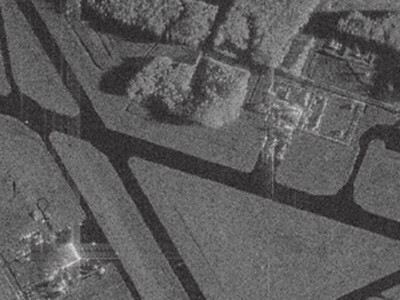
#> input picture Practice_4/sar_1 (1).jpg, 400 x 300 px
$ jupyter execute DE_IP_2024_Task_4_HW.ipynb
#> lines starting #> are read from the running program, lines starting #| are printed output that depends on the picture; after the words box and inside, x2 and y2 are one past the last pixel; in counts of white or black regions, pixels touching at a corner belong together
Задание 1

[cell 1]
from collections import deque
from pathlib import Path

import cv2
import numpy as np
import matplotlib.pyplot as plt

sar_path = Path('sar_1 (1).jpg')
if not sar_path.exists():
    raise FileNotFoundError(sar_path)

sar_color = cv2.imread(str(sar_path))
#> sar_color is the input picture: shape (300, 400, 3); mean B, G, R 91.8, 91.6, 92.1
if sar_color is None:
    raise ValueError(f'Не удалось открыть {sar_path}')

sar_gray = cv2.cvtColor(sar_color, cv2.COLOR_BGR2GRAY)
sar_gray = cv2.resize(sar_gray, (0, 0), fx=0.5, fy=0.5)
#> sar_gray: shape (150, 200)

plt.figure(figsize=(8, 5))
plt.imshow(sar_gray, cmap='gray')
plt.title(f'Исходное изображение — {sar_gray.shape[1]} × {sar_gray.shape[0]}')
plt.axis('off')
plt.show()

[cell 2]
def grow_region(gray, seed, threshold, criterion='mean'):
    height, width = gray.shape
    sy, sx = seed
    if not (0 <= sy < height and 0 <= sx < width):
        raise ValueError(f'Точка {seed} вне изображения {gray.shape}')
    if criterion not in ('mean', 'seed'):
        raise ValueError("criterion должен быть 'mean' или 'seed'")

    selected = np.zeros((height, width), dtype=np.uint8)
    selected[sy, sx] = 1
    pending = deque([(sy, sx)])

    region_sum = float(gray[sy, sx])
    region_size = 1
    seed_intensity = float(gray[sy, sx])

    while pending:
        y, x = pending.popleft()
        for ny, nx in ((y-1, x), (y+1, x), (y, x-1), (y, x+1)):
            if not (0 <= ny < height and 0 <= nx < width):
                continue
            if selected[ny, nx]:
                continue

            reference = region_sum / region_size if criterion == 'mean' else seed_intensity
            intensity = float(gray[ny, nx])
            if abs(intensity - reference) <= threshold:
                selected[ny, nx] = 1
                pending.append((ny, nx))
                region_sum += intensity
                region_size += 1

    return selected * 255

[cell 3]
seed_point = (115, 115)
thresholds = [12, 20, 30, 40]

fig, axes = plt.subplots(1, 5, figsize=(18, 4))
axes[0].imshow(sar_gray, cmap='gray')
axes[0].scatter(seed_point[1], seed_point[0], color='red', s=35)
axes[0].set_title('Исходное + семя')

for ax, T in zip(axes[1:], thresholds):
    result = grow_region(sar_gray, seed_point, T, criterion='mean')
    ax.imshow(result, cmap='gray', vmin=0, vmax=255)
    ax.set_title(f'T = {T}, пикселей: {np.count_nonzero(result)}')
#> this loop made 4 passes
#> pass 1, `result = grow_region(sar_gray, seed_point, T, criterion='mean')`:
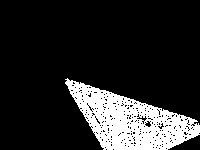
#> result: shape (150, 200); 15.9% white; 1 white region, box (x1, y1, x2, y2) and area: (65, 78, 200, 150) 4776
#> after the loop:
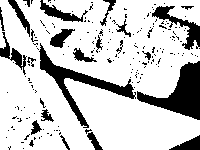
#> result: shape (150, 200); 78.7% white; 194 black regions (170 under 20 px), largest, box (x1, y1, x2, y2) and area: (137, 61, 200, 120) 1620, (39, 43, 136, 128) 1407, (152, 6, 200, 50) 602

for ax in axes:
    ax.axis('off')
plt.tight_layout()
plt.show()

[cell 4]
best_T = 20
lawn_mask = grow_region(sar_gray, seed_point, best_T, criterion='mean')
#> in grow_region (call 5), `selected = np.zeros((height, width), dtype=np.uint8)`: selected: shape (150, 200); every value is 0
#> in grow_region (call 5), `selected[sy, sx] = 1`: selected: shape (150, 200); values 0 (black) and 1 (white), 0% white in thin lines or dots, all inside (x1, y1, x2, y2) = (115, 115, 116, 116)
#> after the loop in grow_region (call 5), `while pending:`:
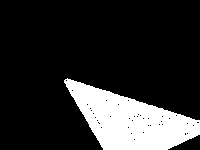
#> selected: shape (150, 200); values 0 (black) and 1 (white), 17.7% white; 1 white region, box (x1, y1, x2, y2) and area: (64, 78, 200, 150) 5298
#> after the loop in grow_region (call 5), `while pending:`: region_size = 5298; region_sum = 557299

fig, axes = plt.subplots(1, 3, figsize=(14, 4))
axes[0].imshow(sar_gray, cmap='gray')
axes[0].scatter(seed_point[1], seed_point[0], color='red', s=30)
axes[0].set_title('Исходное изображение')
axes[1].imshow(lawn_mask, cmap='gray', vmin=0, vmax=255)
axes[1].set_title(f'Маска, T = {best_T}')

highlight = cv2.cvtColor(sar_gray, cv2.COLOR_GRAY2RGB)
highlight[lawn_mask > 0] = (
    0.45 * highlight[lawn_mask > 0] + 0.55 * np.array([255, 60, 60])
).astype(np.uint8)
#> highlight: shape (150, 200, 3); mean B, G, R 106.4, 87.5, 87.5
axes[2].imshow(highlight)
axes[2].set_title('Выделенный регион на изображении')
for ax in axes:
    ax.axis('off')
plt.tight_layout()
plt.show()
#> figure, not shown here; B, G, R data is drawn as R, G, B
print('Площадь выделенного региона:', np.count_nonzero(lawn_mask), 'пикселей')
#| Площадь выделенного региона: 5298 пикселей

Задание 2

[cell 5]
mask_mean = grow_region(sar_gray, seed_point, best_T, criterion='mean')
mask_seed = grow_region(sar_gray, seed_point, best_T, criterion='seed')
#> in grow_region (call 7), `region_sum = float(gray[sy, sx])`: region_sum = 116
#> after the loop in grow_region (call 7), `while pending:`:
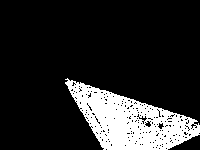
#> selected: shape (150, 200); values 0 (black) and 1 (white), 16.1% white; 1 white region, box (x1, y1, x2, y2) and area: (65, 78, 200, 150) 4837
#> after the loop in grow_region (call 7), `while pending:`: region_size = 4837; region_sum = 514895

fig, axes = plt.subplots(1, 3, figsize=(13, 4))
axes[0].imshow(sar_gray, cmap='gray')
axes[0].scatter(seed_point[1], seed_point[0], color='red', s=30)
axes[0].set_title('Исходное изображение')
axes[1].imshow(mask_mean, cmap='gray', vmin=0, vmax=255)
axes[1].set_title('Критерий средней яркости')
axes[2].imshow(mask_seed, cmap='gray', vmin=0, vmax=255)
axes[2].set_title('Критерий яркости семени')
for ax in axes:
    ax.axis('off')
plt.tight_layout()
plt.show()
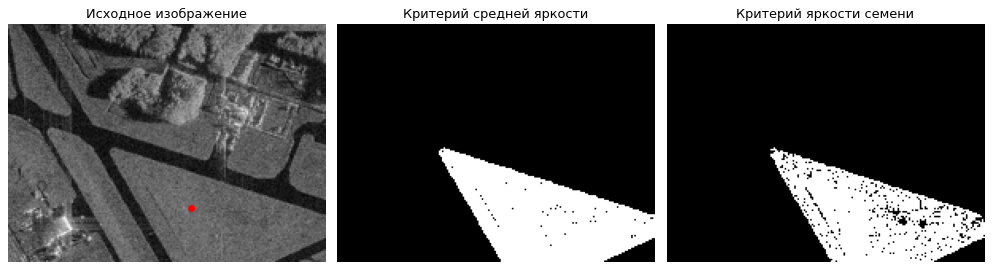
#> figure drawn by matplotlib, 3 panels

n_mean = np.count_nonzero(mask_mean)
#> n_mean = 5298
n_seed = np.count_nonzero(mask_seed)
#> n_seed = 4837
intersection = np.count_nonzero((mask_mean > 0) & (mask_seed > 0))
#> intersection = 4834
union = np.count_nonzero((mask_mean > 0) | (mask_seed > 0))
#> union = 5301
print(f'Площадь региона (средняя яркость): {n_mean} пикселей')
#| Площадь региона (средняя яркость): 5298 пикселей
print(f'Площадь региона (яркость начальной точки): {n_seed} пикселей')
#| Площадь региона (яркость начальной точки): 4837 пикселей
print(f'Совпадение масок (IoU): {intersection / union:.3f}' if union else 'Обе маски пусты')
#| Совпадение масок (IoU): 0.912

Задание 3

[cell 6]
palm_path = Path('palm_1.JPG')
if not palm_path.exists():
    raise FileNotFoundError(palm_path)

palms = cv2.imread(str(palm_path))
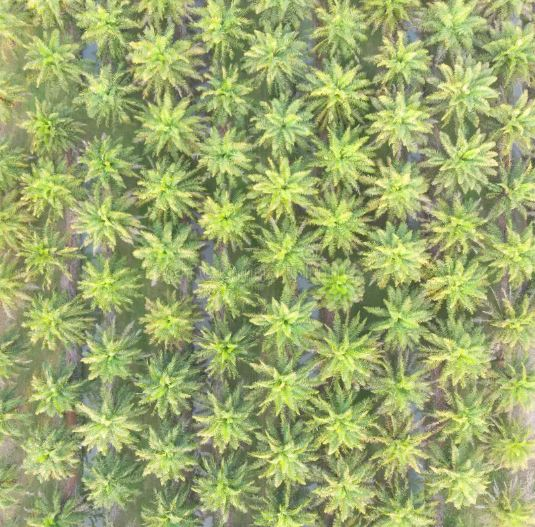
#> input picture Practice_4/palm_1.JPG, 535 x 527 px
#> palms is the input picture: shape (527, 535, 3); mean B, G, R 109.6, 169.5, 156.4
if palms is None:
    raise ValueError(f'Не удалось прочитать {palm_path}')

palm_gray = cv2.cvtColor(palms, cv2.COLOR_BGR2GRAY)
plt.figure(figsize=(7, 5))
plt.imshow(cv2.cvtColor(palms, cv2.COLOR_BGR2RGB))
plt.title('Исходное изображение пальм')
plt.axis('off')
plt.show()

[cell 7]
invert_binary = False
peak_fraction = 0.35
min_region_area = 15

binary_mode = cv2.THRESH_BINARY_INV if invert_binary else cv2.THRESH_BINARY
_, binary = cv2.threshold(palm_gray, 0, 255, binary_mode + cv2.THRESH_OTSU)
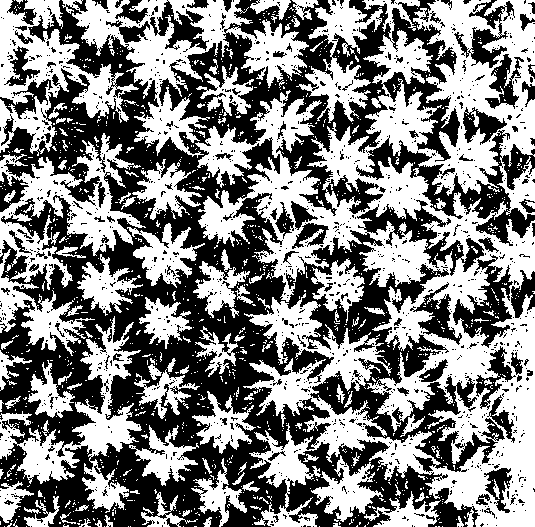
#> binary: shape (527, 535); 50.5% white; 1243 black regions (1144 under 20 px), largest, box (x1, y1, x2, y2) and area: (0, 0, 505, 527) 113087, (356, 130, 535, 246) 5290, (453, 254, 513, 348) 2222

kernel = np.ones((3, 3), dtype=np.uint8)
#> kernel = [[1, 1, 1], [1, 1, 1], [1, 1, 1]]
cleaned = cv2.morphologyEx(binary, cv2.MORPH_OPEN, kernel)
#> cleaned: shape (527, 535); 43.2% white; 392 white regions (156 under 20 px), largest, box (x1, y1, x2, y2) and area: (366, 0, 535, 193) 12959, (424, 298, 535, 527) 11014, (247, 156, 365, 282) 5084
sure_background = cv2.dilate(cleaned, kernel, iterations=2)
#> sure_background: shape (527, 535); 69.2% white; 181 black regions (116 under 20 px), largest, box (x1, y1, x2, y2) and area: (0, 8, 473, 527) 59695, (313, 209, 444, 438) 5969, (455, 263, 535, 344) 1954

distance = cv2.distanceTransform(cleaned, cv2.DIST_L2, 5)
_, sure_foreground = cv2.threshold(distance, peak_fraction * distance.max(), 255, cv2.THRESH_BINARY)
#> sure_foreground: shape (527, 535) float32; 1.4% white; 96 white regions (60 under 20 px), largest, box (x1, y1, x2, y2) and area: (506, 392, 535, 482) 1042, (503, 492, 535, 527) 388, (462, 474, 480, 500) 233
sure_foreground = sure_foreground.astype(np.uint8)
unknown = cv2.subtract(sure_background, sure_foreground)

_, markers = cv2.connectedComponents(sure_foreground)
#> markers: shape (527, 535) int32; 97 distinct labels, from 0 to 96
markers = markers + 1
#> markers: shape (527, 535) int32; 97 distinct labels, from 1 to 97
markers[unknown > 0] = 0
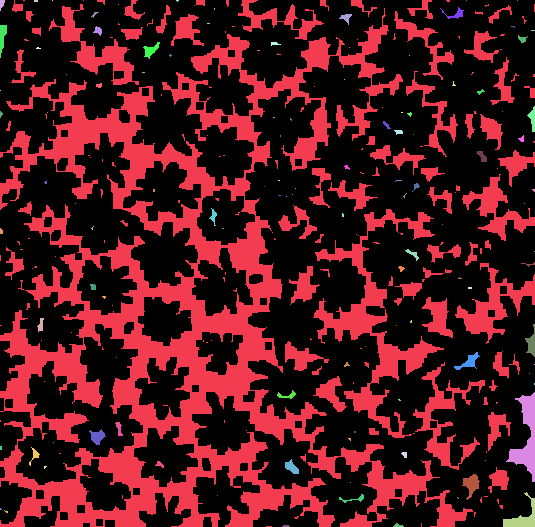
#> markers: shape (527, 535) int32; 98 distinct labels, from 0 to 97; one colour per label, 0 black
markers = cv2.watershed(palms.copy(), markers.astype(np.int32))
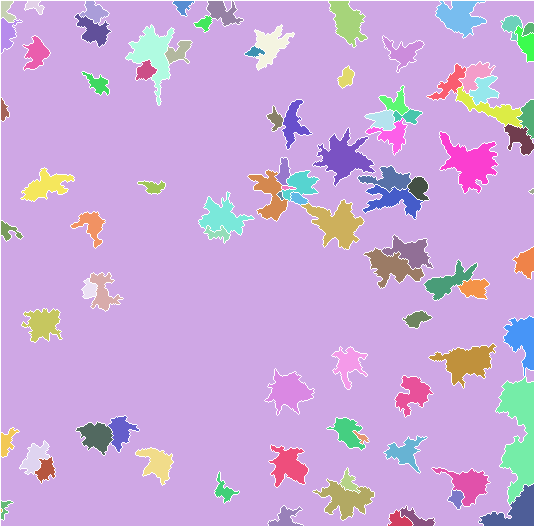
#> markers: shape (527, 535) int32; 92 distinct labels, from -1 to 97; one colour per label, 0 black, -1 white

areas = {int(label): int(np.count_nonzero(markers == label))
         for label in np.unique(markers) if label > 1}
#> areas = 90 items
valid_labels = [label for label, area in areas.items() if area >= min_region_area]
#> valid_labels = 89 values from 2 to 97

annotated = cv2.cvtColor(palms, cv2.COLOR_BGR2RGB)
annotated[markers == -1] = [255, 0, 0]
#> annotated: shape (527, 535, 3); mean R, G, B 159.6, 162.1, 105
for index, label in enumerate(valid_labels, 1):
    ys, xs = np.where(markers == label)
    cy, cx = int(ys.mean()), int(xs.mean())
    cv2.putText(annotated, str(index), (cx, cy), cv2.FONT_HERSHEY_SIMPLEX,
                0.5, (255, 255, 0), 1, cv2.LINE_AA)
#> this loop made 89 passes
#> (label, cy, cx) on passes 1 to 12: (2, 10, 6), (3, 5, 34), (5, 5, 182), (7, 16, 459), (8, 12, 222), (9, 11, 93), (10, 20, 347), (11, 22, 204), (12, 33, 6), (13, 30, 92), (14, 24, 511), (15, 28, 528)
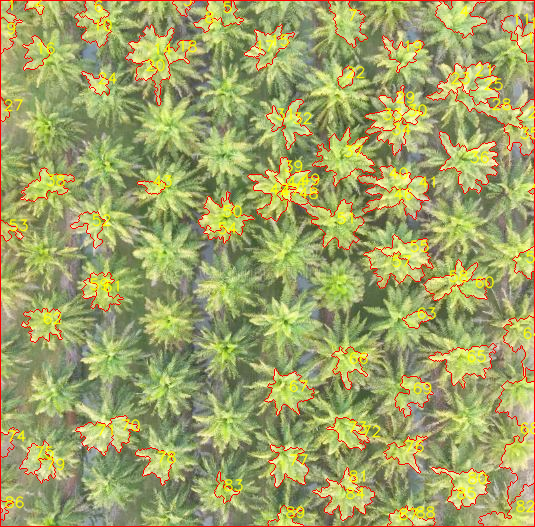
#> annotated: shape (527, 535, 3); mean R, G, B 160.8, 163.5, 103

fig, axes = plt.subplots(1, 4, figsize=(18, 5))
axes[0].imshow(cv2.cvtColor(palms, cv2.COLOR_BGR2RGB))
axes[0].set_title('Исходное')
axes[1].imshow(cleaned, cmap='gray')
axes[1].set_title('Бинаризация')
axes[2].imshow(distance, cmap='viridis')
axes[2].set_title('Distance Transform')
axes[3].imshow(annotated)
axes[3].set_title(f'Watershed: найдено {len(valid_labels)}')
for ax in axes:
    ax.axis('off')
plt.tight_layout()
plt.show()
print('Найдено объектов-кандидатов:', len(valid_labels))
#| Найдено объектов-кандидатов: 89
